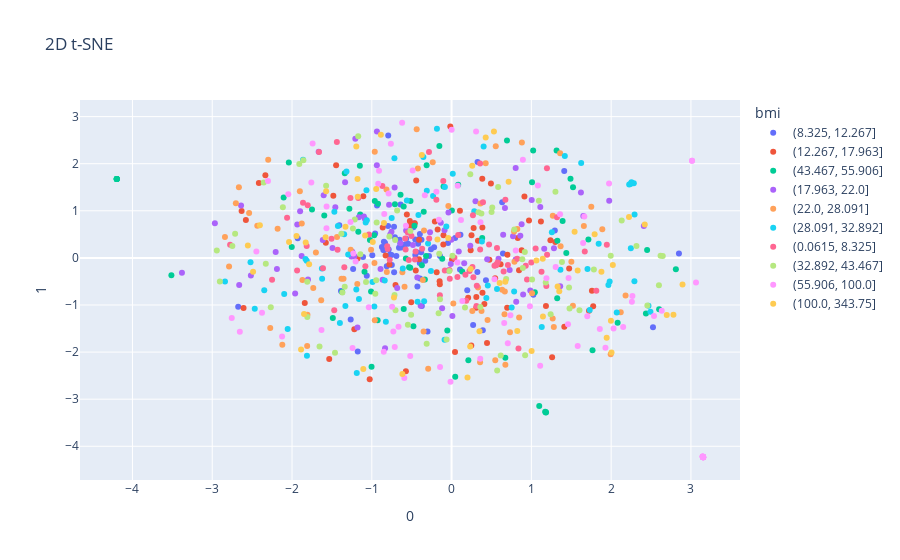

The notebook cell this image was saved under:
### Code cell
fig = px.scatter(tsne, x=0, y=1, color=colors, labels={'color': label}, hover_name=filenames, title='2D t-SNE')
fig.show()

### Figure 1 — Plotly figure (JSON) as saved in the notebook; plotly's stock layout.template omitted (floating-point values rounded to 4 significant figures)
{"data": [{"hovertemplate": "<b>%{hovertext}</b><br><br>bmi=(8.325, 12.267]<br>0=%{x}<br>1=%{y}<extra></extra>", "hovertext": ["Bulbasaur", "Caterpie", "Weedle", "Rattata", "Jigglypuff", "Wigglytuff", "Zubat", "Oddish", "Gloom", "Venomoth", "Meowth", "Victreebel", "Magikarp", "Mew", "Ledyba", "Cleffa", "Natu", "Xatu", "Sunflora", "Unown-a", "Unown-b", "Unown-c", "Unown-d", "Unown-exclamation", "Unown-e", "Unown-f", "Unown-g", "Unown-h", "Unown-i", "Unown-j", "Unown-k", "Unown-l", "Unown-m", "Unown-n", "Unown-o", "Unown-p", "Unown-question", "Unown-q", "Unown-r", "Unown-s", "Unown-t", "Unown-u", "Unown-v", "Unown-w", "Unown-x", "Unown-y", "Unown-z", "Unown", "Pineco", "Dunsparce", "Corsola", "Celebi", "Treecko", "Wurmple", "Shroomish", "Nincada", "Azurill", "Plusle", "Minun", "Banette", "Pachirisu", "Victini", "Oshawott", "Lillipup", "Swoobat", "Tympole", "Sewaddle", "Whimsicott", "Sigilyph", "Ducklett", "Karrablast", "Litwick", "Meloetta Pirouette Forme-pirouette", "Meloetta Pirouette Forme"], "legendgroup": "(8.325, 12.267]", "marker": {"color": "#636efa", "symbol": "circle"}, "mode": "markers", "name": "(8.325, 12.267]", "orientation": "v", "showlegend": true, "type": "scatter", "x": [-1.11, -0.1447, 0.1111, -1.176, -0.9936, 0.04432, -0.6399, -0.9346, 0.3255, -0.7941, 1.412, 2.85, -1.265, -0.9584, -1.234, -0.7881, -0.5451, 0.6339, 0.3914, -0.8559, -0.3776, -0.478, -0.3986, -0.8124, -0.6513, -0.5701, -0.3972, -0.3956, -0.4198, -0.6919, -0.4547, -0.6592, -0.04541, -0.455, -0.4285, -0.8456, -0.4018, -0.4366, -0.834, -0.3303, -0.7214, -0.3816, -0.6423, -0.6299, -0.7106, -0.7958, -0.2188, -0.77, -0.04289, -0.2834, -0.7492, 0.1965, 1.025, -0.3729, -0.8482, -0.2582, -1.407, -0.8732, -0.7527, -1.929, -1.386, -1.063, 0.6439, -0.7202, 0.27, -0.585, 0.1055, 2.524, 1.294, -0.467, 0.4308, 0.3235, -2.675, -0.3014], "xaxis": "x", "y": [0.0205, 0.04156, 0.4934, -1.986, 0.05781, 0.4227, 1.132, 1.114, 2.036, 2.6, 1.844, 0.09562, -1.308, 0.516, -0.2345, 0.1784, 0.3018, 1.184, -1.538, 0.1677, 0.3831, 0.6481, -0.1073, -0.1785, 0.3877, 0.4072, 0.5054, -0.4374, 0.301, 0.03913, 0.3882, 0.214, 0.3184, 0.06258, -0.6052, 0.1656, 0.4069, 0.12, 0.3178, -0.06057, 0.6607, 0.1194, 0.2985, 0.2213, 0.4391, 0.6795, 0.2243, 0.07052, -0.2686, 0.03789, -0.1488, -0.6849, -0.7831, -1.021, 0.3416, 0.182, 0.6947, 0.2311, 0.06235, 0.4194, -0.7053, -0.3766, 0.09434, -0.3057, -1.422, 0.2849, -0.2474, -1.475, 0.5792, 0.7356, -0.4766, -0.3002, -1.036, -1.563], "yaxis": "y"}, {"hovertemplate": "<b>%{hovertext}</b><br><br>bmi=(12.267, 17.963]<br>0=%{x}<br>1=%{y}<extra></extra>", "hovertext": ["Ivysaur", "Charmander", "Charmeleon", "Metapod", "Kakuna", "Pikachu", "Nidoran♀", "Clefairy", "Vulpix", "Vileplume", "Shellder", "Krabby", "Cubone", "Ditto", "Bayleef", "Cyndaquil", "Totodile", "Spinarak", "Mareep", "Flaaffy", "Bellossom", "Aipom", "Snubbull", "Teddiursa", "Swinub", "Delibird", "Smoochum", "Silcoon", "Cascoon", "Wingull", "Ralts", "Ninjask", "Vibrava", "Anorith", "Feebas", "Huntail", "Gorebyss", "Luvdisc", "Chimchar", "Piplup", "Roserade", "Burmy-beta", "Burmy-sandy", "Burmy-trash", "Burmy", "Wormadam Trash Cloak-sandy", "Wormadam Trash Cloak-trash", "Wormadam Trash Cloak", "Ambipom", "Drifblim", "Buneary", "Skorupi", "Finneon", "Shaymin Sky Forme-sky", "Shaymin Sky Forme", "Snivy", "Herdier", "Pansage", "Swadloon", "Leavanny", "Venipede", "Petilil", "Lilligant", "Zorua", "Minccino", "Cinccino", "Gothita", "Duosion", "Vanillite", "Emolga", "Amoonguss", "Galvantula", "Cubchoo", "Stunfisk"], "legendgroup": "(12.267, 17.963]", "marker": {"color": "#EF553B", "symbol": "circle"}, "mode": "markers", "name": "(12.267, 17.963]", "orientation": "v", "showlegend": true, "type": "scatter", "x": [0.9701, -0.523, -1.219, 0.5504, 0.8455, 1.474, 0.6966, -1.482, 0.2495, 0.2763, -0.1502, -0.5607, 0.8298, 1.722, 1.759, 0.546, -0.1014, -0.4072, -2.416, 0.3845, 0.2075, 0.1046, -1.576, -1.107, 0.6141, -0.01591, 0.3306, 0.4109, 1.12, -0.2093, 1.239, -1.84, -1.534, -0.5254, 0.3102, 0.3859, -1.178, 0.005437, -0.4615, -0.1035, 0.4928, 0.3091, -0.4489, -0.7791, 0.3871, -0.5059, 0.444, 0.247, -2.632, -0.4434, 1.183, -2.334, -0.8633, -2.608, 0.8778, 0.239, -1.447, 0.4738, -0.1476, -0.5727, 1.774, -0.187, -1.026, -2.578, 0.04309, 1.299, -0.4081, -0.1747, 0.6997, -0.7028, 1.26, 0.9133, -0.8266, 1.413], "xaxis": "x", "y": [0.7958, 0.7816, -1.518, -0.158, -0.2643, -0.2252, -1.06, 1.317, 0.4808, 0.6367, -0.4978, 0.9205, 0.423, -1.122, -0.6986, -0.4335, 0.4822, 0.383, 1.591, 1.681, -0.8481, 1.004, 0.3235, 1.307, -0.1349, 2.791, 0.3637, -0.9797, 0.7724, 0.7706, 0.3759, -0.9594, -2.145, 0.6895, -0.8323, 0.645, -0.01205, -0.0316, 0.7357, 0.2828, 1.579, -1.06, -0.2671, -0.1403, -0.7388, -0.9433, -1.807, -1.862, 0.9971, 1.645, -1.02, 1.753, 0.6465, -1.063, 0.1615, 0.163, 1.965, -0.04133, -0.5588, -2.409, -1.027, -0.3062, -2.579, 0.8053, -2.0, 0.3353, -0.02961, 0.6009, 0.06423, -0.5759, -2.107, 1.304, 0.04972, -1.46], "yaxis": "y"}, {"hovertemplate": "<b>%{hovertext}</b><br><br>bmi=(43.467, 55.906]<br>0=%{x}<br>1=%{y}<extra></extra>", "hovertext": ["Venusaur", "Charizard", "Blastoise", "Nidoqueen", "Nidoking", "Dugtrio", "Golduck", "Machoke", "Tentacool", "Geodude", "Rapidash", "Slowbro", "Dodrio", "Hypno", "Kingler", "Electrode", "Marowak", "Lickitung", "Porygon", "Meganium", "Typhlosion", "Ampharos", "Quagsire", "Steelix", "Slugma", "Piloswine", "Porygon2", "Stantler", "Smeargle", "Ho-oh", "Swampert", "Zigzagoon", "Shiftry", "Swalot", "Sharpedo", "Spoink", "Armaldo", "Tropius", "Spheal", "Primal Kyogre", "Infernape", "Empoleon", "Purugly", "Stunky", "Garchomp", "Lucario", "Drapion", "Snover", "Dusknoir", "Pignite", "Stoutland", "Musharna", "Zebstrika", "Roggenrola", "Whirlipede", "Dwebble", "Cofagrigus", "Trubbish", "Zoroark", "Vanilluxe", "Sawsbuck-autumn", "Sawsbuck-summer", "Sawsbuck-winter", "Sawsbuck", "Bisharp", "Tornadus Therian Forme-therian", "Tornadus Therian Forme", "Landorus Therian Forme-therian", "Landorus Therian Forme", "Genesect-burn", "Genesect-chill", "Genesect-douse", "Genesect-shock", "Genesect"], "legendgroup": "(43.467, 55.906]", "marker": {"color": "#00cc96", "symbol": "circle"}, "mode": "markers", "name": "(43.467, 55.906]", "orientation": "v", "showlegend": true, "type": "scatter", "x": [-0.3128, 1.008, 1.316, -1.596, 1.715, 0.2102, -1.75, 0.08277, -0.5731, -0.3725, -0.5152, 1.522, 0.1327, 0.6735, -1.339, 2.081, -0.3199, -0.6005, -0.9701, 1.326, -0.9222, -0.4785, -1.146, -2.003, -0.533, 2.436, -0.5181, -0.1007, -0.4654, -1.169, 0.003655, 1.324, 2.601, 2.451, 1.043, -1.281, 1.391, 2.811, -1.091, -1.009, -1.003, 1.022, -0.3492, -0.9622, 0.6942, -0.6399, -2.04, 1.766, -0.1532, -1.489, -0.7101, -1.15, -1.372, -0.117, -1.023, 0.3838, -0.05361, -0.3349, 1.49, 1.438, 1.184, 1.181, 1.099, 1.173, -0.927, -0.5999, 0.04563, -2.105, -3.512, -4.197, -4.197, -4.197, -4.197, -4.197], "xaxis": "x", "y": [1.966, 1.607, 2.281, 0.9003, 0.388, -2.175, 1.028, 1.554, -0.01224, -0.1559, 1.21, 1.499, -0.2873, -2.121, 1.797, -1.378, 0.04274, 1.09, 0.4827, 0.3644, 1.15, -1.453, 0.9203, 0.2332, -0.1999, -1.181, -0.2101, 1.516, 0.6819, 0.5572, 1.005, -0.8565, -1.09, 0.1663, -0.7296, 1.042, 0.7859, -0.2417, -0.2931, -0.7124, -2.311, 2.28, 0.9807, 1.209, 2.493, 1.343, 2.024, -1.958, 2.376, -1.278, 1.137, 1.956, -0.7232, -0.01763, 0.3814, 0.4215, -1.543, -0.4589, 1.683, 0.1055, -3.279, -3.283, -3.143, -3.265, -1.322, -1.083, -2.524, 1.283, -0.3711, 1.676, 1.676, 1.676, 1.676, 1.676], "yaxis": "y"}, {"hovertemplate": "<b>%{hovertext}</b><br><br>bmi=(17.963, 22.0]<br>0=%{x}<br>1=%{y}<extra></extra>", "hovertext": ["Squirtle", "Arbok", "Sandshrew", "Nidoran♂", "Nidorino", "Ninetales", "Paras", "Poliwag", "Poliwhirl", "Abra", "Magnemite", "Farfetch'd", "Voltorb", "Horsea", "Seadra", "Eevee", "Omanyte", "Quilava", "Furret", "Lanturn", "Marill", "Wooper", "Wobbuffet", "Remoraid", "Houndour", "Combusken", "Mudkip", "Skitty", "Sableye", "Mawile", "Meditite", "Trapinch", "Altaria", "Seviper", "Corphish", "Kecleon", "Duskull", "Dusclops", "Staraptor", "Shinx", "Combee", "Cherrim-beta", "Cherrim-sunshine", "Cherrim", "Shellos-east", "Shellos-west", "Shellos", "Mime Jr.", "Carnivine", "Lumineon", "Gliscor", "Froslass", "Servine", "Serperior", "Tepig", "Pansear", "Timburr", "Palpitoad", "Basculin Blue-Striped Form-blue-striped", "Basculin Blue-Striped Form", "Sandile", "Scraggy", "Archen", "Reuniclus", "Swanna", "Eelektrik", "Elgyem", "Lampent", "Shelmet", "Pawniard", "Rufflet", "Vullaby", "Deino", "Thundurus Therian Forme-therian", "Thundurus Therian Forme"], "legendgroup": "(17.963, 22.0]", "marker": {"color": "#ab63fa", "symbol": "circle"}, "mode": "markers", "name": "(17.963, 22.0]", "orientation": "v", "showlegend": true, "type": "scatter", "x": [-0.8903, -0.8644, 0.9868, -0.6817, -1.179, 1.361, -0.4296, -0.4843, -0.9359, 0.009917, -0.2705, 1.004, -1.088, -0.0884, -2.189, 1.621, -0.1352, -0.002999, -2.639, -1.099, -0.3875, -1.219, -1.898, 1.161, 0.5881, -1.666, -1.163, -0.5699, -1.335, -1.207, 0.6689, -1.934, -1.88, -1.457, 2.41, 0.8617, -1.255, 0.8775, -1.603, -1.614, 0.8099, -0.9368, -0.7689, -0.7139, -1.245, -0.03917, 0.1583, -0.6409, 1.976, 0.2342, 1.112, -0.01036, 1.651, -0.1187, -0.7833, -2.205, 0.8965, -1.492, 0.7279, 0.803, 0.77, 0.446, -1.8, 1.283, -0.8341, 0.8031, -0.7533, 0.08999, 0.2996, -2.967, -2.516, -2.662, 0.6464, -1.961, -3.38], "xaxis": "x", "y": [-0.2333, -0.4664, -0.6912, -0.6373, -1.477, -0.603, -0.4189, 0.2745, 2.684, -1.231, 0.5452, 1.229, 0.8317, 0.5872, -0.2377, 1.387, 0.7479, 0.3841, 1.113, 0.8805, -1.018, 0.03554, 0.9879, 0.1962, -0.01986, 2.255, 0.8633, 0.5793, 1.608, 2.529, 1.06, 0.7088, 0.03958, 1.073, 0.6763, 0.4683, 0.0273, 0.7132, 1.329, 0.3801, -0.9331, 1.968, 0.4956, 1.494, 0.1304, 0.9635, -0.1112, 0.3093, 1.212, 0.2594, 1.079, -0.128, 0.8914, -1.069, 1.129, 0.1245, -0.7786, 0.2097, -0.2554, -0.03653, 0.4618, -0.0289, -0.4584, 0.2074, -1.918, 1.909, 0.5534, 0.1374, 1.205, 0.7348, -0.3751, -0.5762, 0.489, -0.7575, -0.3163], "yaxis": "y"}, {"hovertemplate": "<b>%{hovertext}</b><br><br>bmi=(22.0, 28.091]<br>0=%{x}<br>1=%{y}<extra></extra>", "hovertext": ["Wartortle", "Pidgeotto", "Pidgeot", "Raticate", "Nidorina", "Psyduck", "Growlithe", "Machop", "Doduo", "Muk", "Gengar", "Onix", "Goldeen", "Electabuzz", "Flareon", "Kabuto", "Croconaw", "Noctowl", "Ledian", "Chinchou", "Umbreon", "Girafarig", "Houndoom", "Grovyle", "Blaziken", "Poochyena", "Dustox", "Lombre", "Nuzleaf", "Pelipper", "Kirlia", "Whismur", "Medicham", "Electrike", "Manectric", "Volbeat", "Gulpin", "Carvanha", "Wailord", "Whiscash", "Lileep", "Milotic", "Wynaut", "Snorunt", "Relicanth", "Turtwig", "Monferno", "Staravia", "Kricketune", "Mothim", "Lopunny", "Togekiss", "Yanmega", "Leafeon", "Patrat", "Watchog", "Purrloin", "Simisage", "Simisear", "Panpour", "Tranquill", "Unfezant", "Maractus", "Scrafty", "Tirtouga", "Archeops", "Gothorita", "Frillish", "Alomomola", "Mienfoo", "Mienshao", "Braviary", "Larvesta"], "legendgroup": "(22.0, 28.091]", "marker": {"color": "#FFA15A", "symbol": "circle"}, "mode": "markers", "name": "(22.0, 28.091]", "orientation": "v", "showlegend": true, "type": "scatter", "x": [0.3571, -2.666, 1.501, 0.332, -2.435, 0.4507, -0.2365, -0.5896, 1.281, 1.658, -2.18, -2.841, -0.3506, 0.3751, -2.298, -0.3454, -0.8163, 1.267, -1.38, -1.182, -1.009, -0.2934, -2.704, -0.9624, -0.9627, -1.878, 0.5536, 0.783, 1.008, 2.12, 1.889, -0.9666, -1.734, 2.18, 0.4274, 0.7322, 0.6335, 1.366, 1.994, -1.265, -2.273, 0.881, -1.436, -0.3605, 0.5473, 0.7879, -0.4226, -2.538, 1.269, 1.751, 0.6739, 0.667, 0.02181, -2.122, 1.521, 0.8466, -1.902, -1.81, -1.354, -0.8116, -2.789, 1.361, 0.6632, 0.2599, -1.807, -0.4373, -0.04061, -1.634, -1.701, 0.3614, 0.8241, -1.869, -0.6169], "xaxis": "x", "y": [-2.214, 1.5, -0.08162, -0.629, 0.6823, -1.319, 2.028, -0.6128, -1.468, 0.6762, 0.6174, 0.4436, -1.565, -1.126, 2.084, 0.5803, 1.452, -1.285, -0.4425, -0.5534, 0.171, -2.352, 1.162, -1.326, 2.253, 0.7302, 2.369, 0.5591, -0.7497, -1.154, 0.607, -0.1065, -0.6391, -0.7965, 2.009, -1.577, -0.6782, 0.2491, -2.047, 0.1733, -1.489, 2.448, 0.4438, -0.4672, -2.173, -0.08019, 1.898, 0.9529, 0.8938, 1.087, -2.27, -0.714, -0.9672, -1.843, -1.014, -1.266, 1.415, -1.871, -0.4447, -0.2995, -0.1817, 2.221, -1.194, -1.127, -1.206, 2.734, 1.1, -0.9001, 0.1163, 1.157, 0.6133, -0.4673, -0.3024], "yaxis": "y"}, {"hovertemplate": "<b>%{hovertext}</b><br><br>bmi=(28.091, 32.892]<br>0=%{x}<br>1=%{y}<extra></extra>", "hovertext": ["Butterfree", "Beedrill", "Fearow", "Sandslash", "Clefable", "Parasect", "Venonat", "Persian", "Primeape", "Alakazam", "Ponyta", "Slowpoke", "Drowzee", "Chansey", "Seaking", "Jynx", "Vaporeon", "Jolteon", "Kabutops", "Aerodactyl", "Articuno", "Zapdos", "Moltres", "Hoothoot", "Ariados", "Sudowoodo", "Politoed", "Yanma", "Espeon", "Sneasel", "Octillery", "Skarmory", "Tyrogue", "Magby", "Blissey", "Sceptile", "Beautifly", "Swellow", "Gardevoir", "Breloom", "Slakoth", "Delcatty", "Illumise", "Zangoose", "Crawdaunt", "Latias", "Latios", "Rayquaza", "Prinplup", "Bibarel", "Luxray", "Vespiquen", "Floatzel", "Honchkrow", "Bonsly", "Gible", "Riolu", "Croagunk", "Weavile", "Glaceon", "Gallade", "Dewott", "Simipour", "Drilbur", "Audino", "Gothitelle", "Deerling-autumn", "Deerling-summer", "Deerling-winter", "Deerling", "Ferroseed", "Axew", "Accelgor", "Volcarona"], "legendgroup": "(28.091, 32.892]", "marker": {"color": "#19d3f3", "symbol": "circle"}, "mode": "markers", "name": "(28.091, 32.892]", "orientation": "v", "showlegend": true, "type": "scatter", "x": [-1.067, 2.247, 1.732, 2.291, -1.469, -2.52, -1.077, -0.3534, -1.625, 1.981, 1.624, -0.2592, 2.492, -1.317, -0.6112, -0.3439, -0.232, -0.08784, 0.4359, -0.7164, -1.4, 1.843, -1.623, -0.9914, -2.84, 2.468, -1.813, 0.5694, -0.7509, -2.098, -0.1836, -1.161, 0.4537, -1.296, -0.8237, 1.364, -1.188, 1.13, -2.348, 1.419, -2.467, -2.054, -0.3105, 0.753, 0.01474, 2.293, 1.257, -1.861, 0.2843, 1.965, -1.347, 2.07, 0.4017, -0.4266, 1.703, -0.4156, -0.838, -0.06615, -1.816, -0.5608, 0.38, -1.425, -1.194, -0.08395, -1.831, -0.9682, 2.242, 2.226, 2.284, 2.254, -0.2946, 0.7841, -1.062, -1.331], "xaxis": "x", "y": [1.437, 0.2069, -1.109, -0.4952, 0.9773, -0.09202, 0.751, 2.14, -0.2257, -0.5005, 2.014, -0.2795, -1.143, 1.832, -0.2261, -0.9209, 1.313, -1.74, -0.8499, 2.117, -1.384, 0.2999, -0.4431, -0.5125, -0.501, -1.015, -2.079, -0.663, 0.847, -0.7646, 2.744, -0.8726, -0.5852, 0.07145, -1.355, -0.2527, -2.446, -1.469, -0.6863, 2.165, -1.081, -1.512, 1.427, -1.051, 1.784, 0.9235, 0.5431, 2.087, 0.9928, -0.5753, 0.5013, -1.158, 2.366, -0.9326, -0.234, 0.9133, -0.4775, 0.6672, -0.06266, 1.217, 0.3466, 0.6778, -0.672, 1.506, -0.02213, -1.03, 1.57, 1.559, 1.583, 1.606, 0.3058, -0.7126, 0.8018, -1.024], "yaxis": "y"}, {"hovertemplate": "<b>%{hovertext}</b><br><br>bmi=(0.0615, 8.325]<br>0=%{x}<br>1=%{y}<extra></extra>", "hovertext": ["Pidgey", "Spearow", "Ekans", "Diglett", "Bellsprout", "Weepinbell", "Gastly", "Haunter", "Exeggcute", "Koffing", "Weezing", "Dratini", "Dragonair", "Chikorita", "Sentret", "Pichu-beta", "Pichu-spiky-eared", "Pichu", "Igglybuff", "Togepi", "Togetic", "Hoppip", "Skiploom", "Jumpluff", "Sunkern", "Murkrow", "Misdreavus", "Qwilfish", "Torchic", "Lotad", "Seedot", "Taillow", "Surskit", "Masquerain", "Shedinja", "Roselia", "Spinda", "Swablu", "Barboach", "Castform Snowy Form-rainy", "Castform Snowy Form-snowy", "Castform Snowy Form-sunny", "Castform Snowy Form", "Shuppet", "Chimecho", "Jirachi", "Starly", "Kricketot", "Budew", "Cherubi", "Drifloon", "Mismagius", "Glameow", "Chingling", "Chatot", "Mow Rotom-fan", "Mow Rotom-frost", "Mow Rotom-heat", "Mow Rotom-mow", "Mow Rotom-wash", "Mow Rotom", "Uxie", "Mesprit", "Azelf", "Phione", "Manaphy", "Pidove", "Woobat", "Cottonee", "Yamask", "Solosis", "Foongus", "Joltik", "Tynamo"], "legendgroup": "(0.0615, 8.325]", "marker": {"color": "#FF6692", "symbol": "circle"}, "mode": "markers", "name": "(0.0615, 8.325]", "orientation": "v", "showlegend": true, "type": "scatter", "x": [-0.2806, 0.9297, -2.25, -0.503, 0.5376, 1.321, -1.662, 1.669, -1.081, 0.3581, 1.195, 0.576, 0.3574, -1.169, 1.945, 0.03527, 0.3159, -0.369, -0.8012, -0.08507, 0.1735, 0.706, 0.6525, -1.862, 0.5625, 0.5688, 1.814, -0.0254, -0.581, 1.127, -0.4512, 0.1842, -0.7755, -0.1907, 0.8383, 1.053, -1.816, -0.2832, -0.5761, -1.429, -0.1043, -1.936, 0.4697, -1.803, 1.197, -0.1468, -0.02244, 0.3116, 0.2731, 0.9453, 0.6742, -0.8678, -1.438, -0.5364, -0.4595, -2.776, -1.268, -1.612, -1.471, -2.062, -0.8068, -0.5486, 0.3936, -1.345, -1.035, -1.505, 0.9992, 0.2675, 0.8231, 0.08276, 0.2244, 0.073, 1.187, 0.2613], "xaxis": "x", "y": [0.4137, -0.167, -0.4639, 0.4628, -0.1694, 0.8612, 2.248, 0.1341, -0.1752, 0.18, 1.905, -0.09872, 2.002, 1.271, 0.2793, 0.0048, -0.5904, 0.1957, 0.1881, -0.2691, -0.3574, -0.1525, -0.2896, 1.173, -0.1533, 0.2117, -0.6966, -0.2585, 0.4117, -0.2954, 0.1333, -0.9098, -0.04201, 1.234, -1.922, 0.2013, 0.2507, 2.246, 0.1763, 0.1733, 1.632, -0.2654, 0.2866, 1.117, 0.0642, -0.7946, -0.4437, -1.023, -0.4096, -0.4602, 1.237, 1.526, 2.458, -0.04384, -0.03191, 0.28, 1.271, -0.2175, -1.109, 0.854, 0.2456, 0.537, 1.18, -0.1961, 0.4983, 0.4058, -0.09559, 0.9069, -0.01792, 0.484, -0.2796, -0.4053, -0.5953, -0.1941], "yaxis": "y"}, {"hovertemplate": "<b>%{hovertext}</b><br><br>bmi=(32.892, 43.467]<br>0=%{x}<br>1=%{y}<extra></extra>", "hovertext": ["Raichu", "Golbat", "Poliwrath", "Kadabra", "Tentacruel", "Grimer", "Hitmonlee", "Hitmonchan", "Tangela", "Kangaskhan", "Staryu", "Mr. Mime", "Scyther", "Magmar", "Pinsir", "Gyarados", "Omastar", "Feraligatr", "Crobat", "Azumarill", "Slowking", "Granbull", "Shuckle", "Heracross", "Hitmontop", "Elekid", "Lugia", "Marshtomp", "Mightyena", "Ludicolo", "Vigoroth", "Loudred", "Numel", "Flygon", "Baltoy", "Cradily", "Absol", "Deoxys Speed Forme-attack", "Deoxys Speed Forme-defense", "Deoxys Speed Forme-speed", "Deoxys Speed Forme", "Bidoof", "Luxio", "Cranidos", "Buizel", "Gastrodon-east", "Gastrodon-west", "Gastrodon", "Skuntank", "Happiny", "Gabite", "Toxicroak", "Magmortar", "Porygon-Z", "Darkrai", "Liepard", "Munna", "Blitzle", "Gurdurr", "Seismitoad", "Throh", "Sawk", "Krokorok", "Vanillish", "Escavalier", "Eelektross", "Beheeyem", "Chandelure", "Fraxure", "Mandibuzz", "Heatmor", "Zweilous", "Keldeo Resolute Forme-resolute", "Keldeo Resolute Forme"], "legendgroup": "(32.892, 43.467]", "marker": {"color": "#B6E880", "symbol": "circle"}, "mode": "markers", "name": "(32.892, 43.467]", "orientation": "v", "showlegend": true, "type": "scatter", "x": [2.132, -1.858, 0.1683, 1.472, -1.144, -0.548, 0.6842, -1.073, 0.3375, 0.5711, 1.242, 0.2345, 1.302, 2.647, 2.454, 0.8929, 0.36, -0.6827, -1.809, -1.339, -2.354, -1.809, -0.7149, 0.01049, -0.1627, 1.383, -2.266, -1.909, -2.905, 0.9218, 0.9178, 1.18, -0.1549, 0.8868, -0.02707, 2.619, -1.171, 0.501, -2.748, -1.655, -2.943, 1.478, -1.381, -0.939, -0.7798, -1.369, 0.6163, 1.009, -2.115, -0.707, -0.9557, -0.9449, 2.599, -0.5165, 1.783, -1.213, -1.237, 0.5096, 1.603, -1.573, -0.5074, -0.063, -0.703, -0.1451, -1.461, 0.3732, 2.317, -2.329, 0.5835, 1.994, -0.3125, 0.7859, -2.713, 1.094], "xaxis": "x", "y": [0.7927, 2.075, -1.051, -0.6293, 0.07957, -1.422, -0.4477, -0.5127, 0.9678, -2.388, -1.196, 1.779, 1.403, 0.04219, -1.013, -0.2165, -1.042, 1.005, -0.5063, -0.6137, 1.602, -1.254, -0.7903, 0.04555, -1.176, -0.08776, -1.046, 1.993, -0.5019, -2.065, 0.1245, -0.5224, 0.08558, -0.02915, -0.2786, 0.04452, 2.582, 0.9753, 0.2504, -1.88, 0.1556, -1.077, 0.5134, 0.7496, 0.4534, -0.733, -2.071, -0.4604, 1.077, 0.3796, -0.7593, -0.4735, -0.5835, 0.5733, -0.2443, 0.8142, 0.6236, 1.069, -1.114, 1.53, -1.207, -1.734, -1.113, -0.8768, -2.012, 0.9413, 0.252, -0.124, 1.503, 0.04657, -1.82, 0.601, 0.5137, 1.212], "yaxis": "y"}, {"hovertemplate": "<b>%{hovertext}</b><br><br>bmi=(55.906, 100.0]<br>0=%{x}<br>1=%{y}<extra></extra>", "hovertext": ["Mankey", "Arcanine", "Machamp", "Magneton", "Seel", "Dewgong", "Cloyster", "Exeggutor", "Rhydon", "Starmie", "Tauros", "Lapras", "Dragonite", "Mewtwo", "Gligar", "Scizor", "Ursaring", "Magcargo", "Kingdra", "Phanpy", "Miltank", "Raikou", "Entei", "Suicune", "Linoone", "Slaking", "Exploud", "Makuhita", "Nosepass", "Wailmer", "Grumpig", "Cacturne", "Claydol", "Sealeo", "Bagon", "Salamence", "Regice", "Grotle", "Rampardos", "Hippopotas", "Mantyke", "Abomasnow", "Lickilicky", "Tangrowth", "Electivire", "Palkia", "Giratina Origin Forme-origin", "Giratina Origin Forme", "Cresselia", "Arceus-bug", "Arceus-dark", "Arceus-dragon", "Arceus-electric", "Arceus-fighting", "Arceus-fire", "Arceus-flying", "Arceus-ghost", "Arceus-grass", "Arceus-ground", "Arceus-ice", "Arceus-normal", "Arceus-poison", "Arceus-psychic", "Arceus-rock", "Arceus-steel", "Arceus-unknown", "Arceus-water", "Arceus", "Emboar", "Samurott", "Excadrill", "Conkeldurr", "Scolipede", "Krookodile", "Darumaka", "Darmanitan Zen Mode-zen", "Darmanitan Zen Mode", "Carracosta", "Garbodor", "Jellicent", "Klink", "Klang", "Haxorus", "Beartic", "Druddigon", "Golett", "Bouffalant", "Hydreigon", "Virizion", "White Kyurem-black", "White Kyurem-white", "White Kyurem"], "legendgroup": "(55.906, 100.0]", "marker": {"color": "#FF97FF", "symbol": "circle"}, "mode": "markers", "name": "(55.906, 100.0]", "orientation": "v", "showlegend": true, "type": "scatter", "x": [0.0008318, 1.648, -0.6199, -1.038, 1.459, 2.15, -0.7894, -0.7299, -1.631, -0.01346, 1.858, -1.203, 0.1178, 1.359, -2.447, 0.5377, 2.537, -1.568, -0.7609, 0.8039, -0.4876, 0.1349, 0.7372, 1.974, -0.1582, -2.654, -2.301, -1.758, -0.9095, -1.241, -0.9197, 1.929, -2.124, -1.267, -1.231, 1.082, -2.047, 2.634, -1.567, -2.376, 1.581, -0.665, 0.0772, -0.7124, 3.063, -0.1447, -0.5922, 1.11, -0.8438, 3.15, 3.154, 3.153, 3.148, 3.149, 3.145, 3.153, 3.153, 3.151, 3.147, 3.153, 3.014, 3.153, 3.15, 3.15, 3.153, 3.013, 3.152, 3.151, -0.7451, 0.8936, 2.26, -0.5185, 1.466, 0.982, 0.07298, 0.3623, 2.266, -0.3355, 0.6595, 1.701, -0.572, -0.1909, -2.755, 2.03, 1.664, 1.304, 1.189, 0.3071, 0.7045, -0.8505, 0.3591, -1.742], "xaxis": "x", "y": [2.718, 0.3144, 2.869, -1.048, -1.41, -1.47, 1.369, -1.562, -1.529, -2.63, -1.507, -0.07731, 0.8059, 0.9245, 0.135, -0.4519, -1.235, 0.6286, 2.421, 0.156, 1.854, -0.9157, -1.217, 1.581, 0.8112, -1.569, 1.632, 1.603, 1.848, -1.911, 1.576, -1.907, -1.671, 0.7647, 0.09097, 1.536, 1.353, -1.123, 1.092, -1.162, -1.868, -1.46, 1.53, -1.891, -0.5199, -2.319, -2.551, -2.292, 0.9303, -4.226, -4.233, -4.232, -4.224, -4.224, -4.218, -4.232, -4.232, -4.226, -4.218, -4.233, 2.065, -4.232, -4.225, -4.225, -4.231, 2.063, -4.229, -4.229, -1.036, 2.082, -0.9325, -2.083, -0.4247, -1.029, -0.09559, 0.7592, -0.8068, 1.328, -1.38, -1.239, 0.6839, 1.406, -1.276, -1.501, 0.8815, -0.1959, -0.432, 2.684, -1.812, -1.993, -2.14, 2.428], "yaxis": "y"}, {"hovertemplate": "<b>%{hovertext}</b><br><br>bmi=(100.0, 343.75]<br>0=%{x}<br>1=%{y}<extra></extra>", "hovertext": ["Graveler", "Golem", "Rhyhorn", "Snorlax", "Forretress", "Mantine", "Donphan", "Larvitar", "Pupitar", "Tyranitar", "Hariyama", "Aron", "Lairon", "Aggron", "Camerupt", "Torkoal", "Cacnea", "Lunatone", "Solrock", "Glalie", "Walrein", "Clamperl", "Shelgon", "Beldum", "Metang", "Metagross", "Regirock", "Registeel", "Primal Groudon", "Torterra", "Shieldon", "Bastiodon", "Bronzor", "Bronzong", "Spiritomb", "Munchlax", "Hippowdon", "Magnezone", "Rhyperior", "Mamoswine", "Probopass", "Dialga", "Heatran", "Regigigas", "Boldore", "Gigalith", "Crustle", "Ferrothorn", "Klinklang", "Cryogonal", "Golurk", "Durant", "Cobalion", "Terrakion", "Reshiram", "Zekrom"], "legendgroup": "(100.0, 343.75]", "marker": {"color": "#FECB52", "symbol": "circle"}, "mode": "markers", "name": "(100.0, 343.75]", "orientation": "v", "showlegend": true, "type": "scatter", "x": [2.421, 1.878, -0.945, -1.176, 1.063, 1.145, -0.6171, 1.35, -1.58, 1.003, -1.106, -0.04156, -2.488, -2.554, -1.944, 2.224, 0.8232, 1.997, 1.143, 1.542, -1.179, -1.33, 1.329, -0.177, -1.084, -1.887, 0.3496, -1.194, -1.786, 2.697, -1.828, -0.8478, 0.6028, 0.2329, 0.7146, -0.7221, 1.58, -1.572, -0.3733, 2.005, -0.8862, -1.849, 0.5307, 0.6733, 2.894, 2.021, 2.781, 0.238, 0.4276, 0.2586, -2.403, -0.9881, -2.037, 1.793, 0.1994, 1.944], "xaxis": "x", "y": [0.7081, -0.2936, 1.463, 1.299, -0.05332, -1.246, -2.464, -0.7106, 0.4407, -1.976, -2.361, 0.4223, -0.2933, 0.2622, 0.4652, 0.8667, -1.552, -1.333, -0.01858, 0.5529, 1.676, 0.6631, -0.6074, 0.3881, 0.4761, -1.946, -1.556, 2.364, -0.1326, -1.212, 0.3287, 0.7384, -0.534, -1.883, 1.616, -0.8407, -0.2661, 1.417, 2.186, -2.011, 2.617, -1.19, 2.685, -0.5045, -0.567, -0.1503, -1.207, -0.2383, 2.559, 1.955, 0.6928, 0.338, 0.3395, 0.5034, -2.539, -1.696], "yaxis": "y"}], "layout": {"legend": {"title": {"text": "bmi"}, "tracegroupgap": 0}, "title": {"text": "2D t-SNE"}, "xaxis": {"anchor": "y", "domain": [0, 1], "title": {"text": "0"}}, "yaxis": {"anchor": "x", "domain": [0, 1], "title": {"text": "1"}}}}
